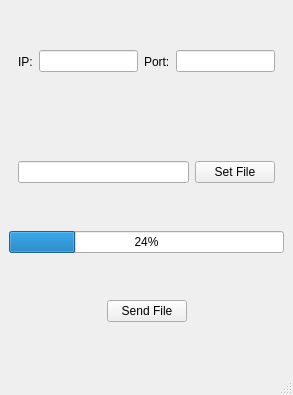
<?xml version="1.0" encoding="UTF-8"?>
<ui version="4.0">
 <class>MainWindow</class>
 <widget class="QMainWindow" name="MainWindow">
  <property name="geometry">
   <rect>
    <x>0</x>
    <y>0</y>
    <width>293</width>
    <height>395</height>
   </rect>
  </property>
  <property name="windowTitle">
   <string>MainWindow</string>
  </property>
  <widget class="QWidget" name="centralwidget">
   <layout class="QVBoxLayout" name="verticalLayout">
    <item>
     <widget class="QWidget" name="widget" native="true">
      <layout class="QHBoxLayout" name="horizontalLayout">
       <item>
        <widget class="QLabel" name="label">
         <property name="text">
          <string>IP:</string>
         </property>
        </widget>
       </item>
       <item>
        <widget class="QLineEdit" name="ip"/>
       </item>
       <item>
        <widget class="QLabel" name="label_2">
         <property name="text">
          <string>Port:</string>
         </property>
        </widget>
       </item>
       <item>
        <widget class="QLineEdit" name="port"/>
       </item>
      </layout>
     </widget>
    </item>
    <item>
     <widget class="QWidget" name="widget_2" native="true">
      <layout class="QHBoxLayout" name="horizontalLayout_2">
       <item>
        <widget class="QLineEdit" name="file_path"/>
       </item>
       <item>
        <widget class="QPushButton" name="set_file">
         <property name="text">
          <string>Set File</string>
         </property>
        </widget>
       </item>
      </layout>
     </widget>
    </item>
    <item>
     <widget class="QProgressBar" name="progressBar">
      <property name="value">
       <number>24</number>
      </property>
     </widget>
    </item>
    <item>
     <widget class="QWidget" name="widget_3" native="true">
      <layout class="QHBoxLayout" name="horizontalLayout_3">
       <item>
        <spacer name="horizontalSpacer">
         <property name="orientation">
          <enum>Qt::Orientation::Horizontal</enum>
         </property>
         <property name="sizeHint" stdset="0">
          <size>
           <width>63</width>
           <height>20</height>
          </size>
         </property>
        </spacer>
       </item>
       <item>
        <widget class="QPushButton" name="send_file">
         <property name="text">
          <string>Send File</string>
         </property>
        </widget>
       </item>
       <item>
        <spacer name="horizontalSpacer_2">
         <property name="orientation">
          <enum>Qt::Orientation::Horizontal</enum>
         </property>
         <property name="sizeHint" stdset="0">
          <size>
           <width>63</width>
           <height>20</height>
          </size>
         </property>
        </spacer>
       </item>
      </layout>
     </widget>
    </item>
   </layout>
  </widget>
  <widget class="QMenuBar" name="menubar">
   <property name="geometry">
    <rect>
     <x>0</x>
     <y>0</y>
     <width>293</width>
     <height>24</height>
    </rect>
   </property>
  </widget>
  <widget class="QStatusBar" name="statusbar"/>
 </widget>
 <resources/>
 <connections/>
</ui>
